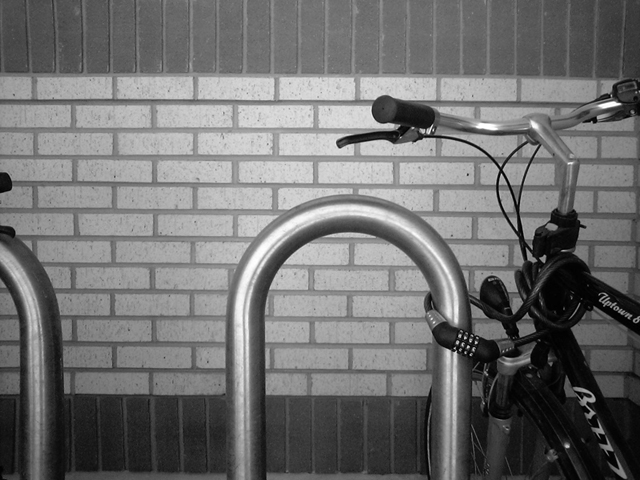
#> input picture Codigos Open CV/CursoOpenCVYPython/examples/images/bike_sobel.jpg, 640 x 480 px, found by its file name
$ python ejemplo11.py   (older library calls are emulated)
#> lines starting #> are read from the running program, lines starting #| are printed output that depends on the picture; after the words box and inside, x2 and y2 are one past the last pixel; in counts of white or black regions, pixels touching at a corner belong together
import cv2
import numpy as np

# Load image
image = cv2.imread('examples/images/bike_sobel.jpg', cv2.IMREAD_GRAYSCALE)
#> image is the input picture: shape (480, 640); min 0, max 255, mean 112.2

# Sobel
k = 3
sobelx = cv2.Sobel(image, ddepth=cv2.CV_64F, dx=1, dy=0, ksize=k)
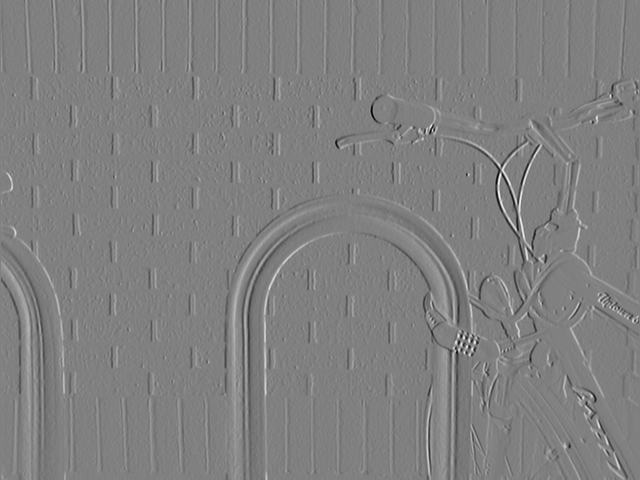
#> sobelx: shape (480, 640) float64; min -773, max 762, mean -0.4; drawn with min black and max white
sobely = cv2.Sobel(image, ddepth=cv2.CV_64F, dx=0, dy=1, ksize=k)
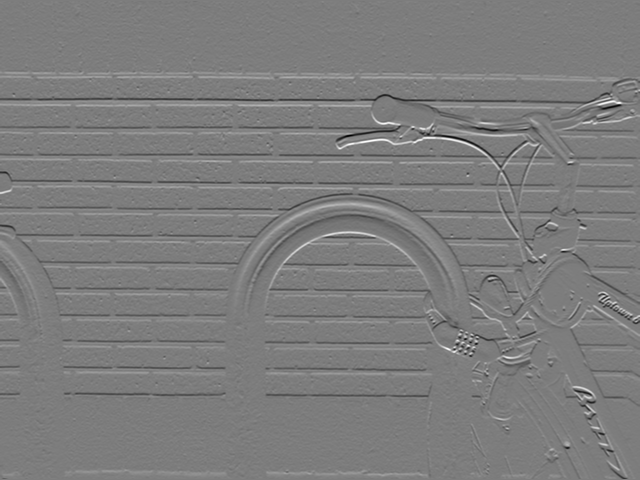
#> sobely: shape (480, 640) float64; min -747, max 773, mean -0.4; drawn with min black and max white

# Show
cv2.imshow('Original', image)
cv2.imshow('Sobel X', sobelx)
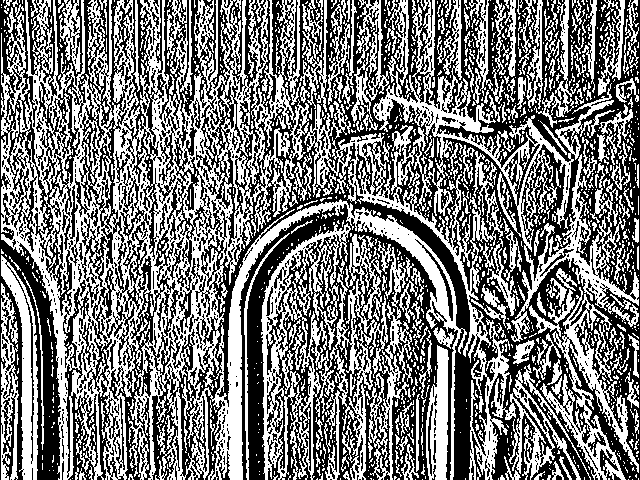
#> window 'Sobel X': shape (480, 640); 48.1% white; 1408 white regions (1154 under 20 px), largest, box (x1, y1, x2, y2) and area: (1, 0, 467, 480) 63056, (261, 222, 413, 480) 15475, (373, 0, 639, 342) 13613
cv2.imshow('Sobel Y', sobely)
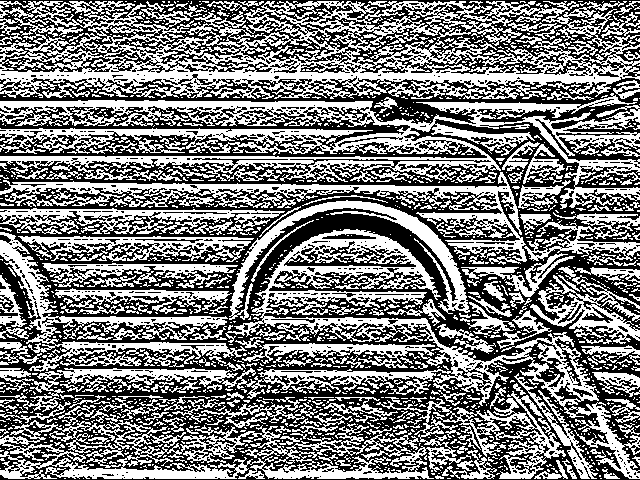
#> window 'Sobel Y': shape (480, 640); 49% white; 1629 white regions (1338 under 20 px), largest, box (x1, y1, x2, y2) and area: (0, 1, 640, 99) 28673, (0, 93, 640, 208) 23638, (0, 229, 640, 479) 18000
cv2.waitKey(0)
cv2.destroyAllWindows()

$ run again, with Codigos Open CV/CursoOpenCVYPython/examples/images/sunset.jpg copied over Codigos Open CV/CursoOpenCVYPython/examples/images/bike_sobel.jpg
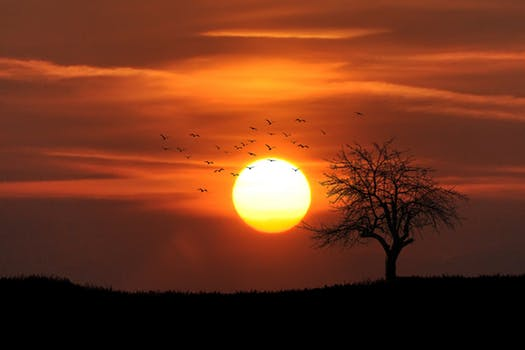
#> input picture Codigos Open CV/CursoOpenCVYPython/examples/images/sunset.jpg, 525 x 350 px, found by its file name
#> `cv2.imshow('Sobel X', sobelx)`:
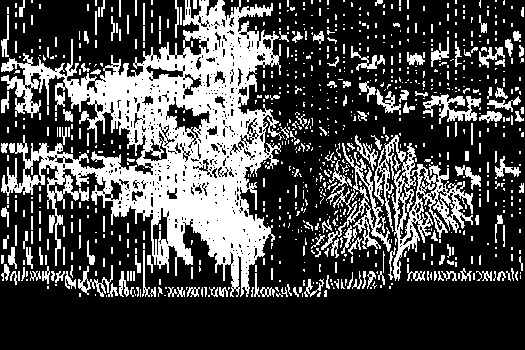
#> window 'Sobel X': shape (350, 525); 29.1% white; 903 white regions (696 under 20 px), largest, box (x1, y1, x2, y2) and area: (1, 0, 282, 297) 32341, (374, 135, 473, 281) 3809, (321, 143, 391, 252) 1490
#> `cv2.imshow('Sobel Y', sobely)`:
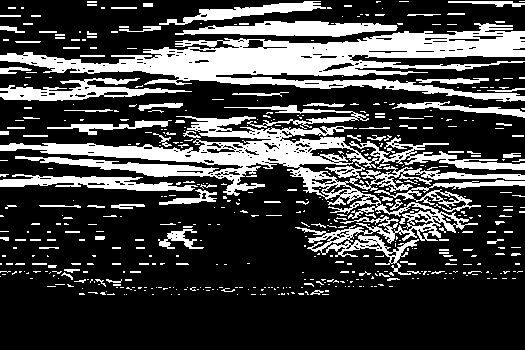
#> window 'Sobel Y': shape (350, 525); 26.4% white; 524 white regions (414 under 20 px), largest, box (x1, y1, x2, y2) and area: (0, 116, 525, 275) 15648, (0, 23, 525, 102) 14962, (175, 21, 398, 37) 2182

$ run again, with Codigos Open CV/CursoOpenCVYPython/examples/images/Noise_salt_and_pepper.png saved as Codigos Open CV/CursoOpenCVYPython/examples/images/bike_sobel.jpg
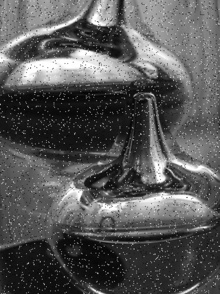
#> input picture Codigos Open CV/CursoOpenCVYPython/examples/images/Noise_salt_and_pepper.png, 220 x 294 px, found by its file name
#> image is the input picture: shape (294, 220); min 0, max 255, mean 86.8
#> `cv2.imshow('Sobel X', sobelx)`:
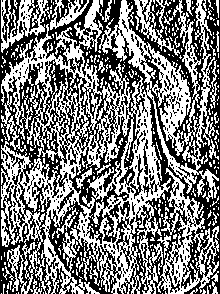
#> window 'Sobel X': shape (294, 220); 48.8% white in thin lines or dots
#> `cv2.imshow('Sobel Y', sobely)`:
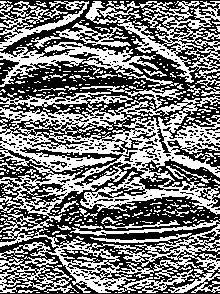
#> window 'Sobel Y': shape (294, 220); 47.7% white in thin lines or dots
